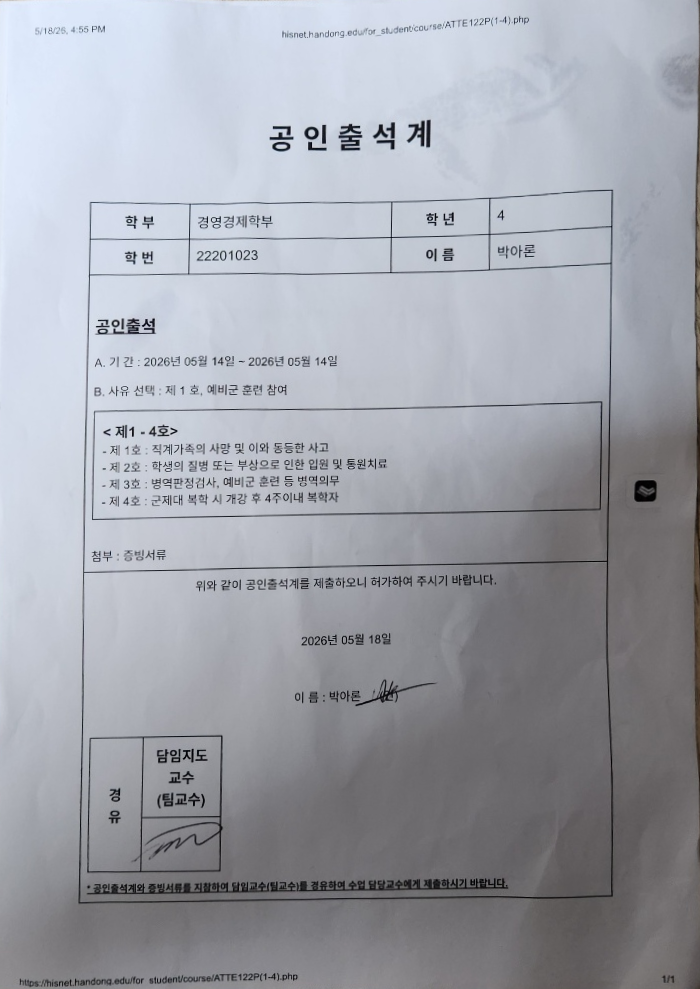
#> input picture output/02_a4_warped.png, 700 x 989 px
$ python assignment_02_shadow_remove.py
#> lines starting #> are read from the running program, lines starting #| are printed output that depends on the picture; after the words box and inside, x2 and y2 are one past the last pixel; in counts of white or black regions, pixels touching at a corner belong together
#> further down, img is the input picture: shape (989, 700, 3); mean B, G, R 171.2, 163.1, 160.3
import os
import cv2
import numpy as np


def add_shadow_noise(img):
    """
    A4 이미지에 인위적인 그림자 노이즈 추가
    """
    h, w = img.shape[:2]
#> h = 989; w = 700

    # 0~1 그림자 마스크 생성
    mask = np.ones((h, w), dtype=np.float32)

    # 사선 방향 그림자 영역
    polygon = np.array([
        [int(w * 0.00), int(h * 0.10)],
        [int(w * 0.55), int(h * 0.00)],
        [int(w * 1.00), int(h * 1.00)],
        [int(w * 0.25), int(h * 1.00)]
    ], dtype=np.int32)

    shadow = np.zeros((h, w), dtype=np.uint8)
    cv2.fillPoly(shadow, [polygon], 255)
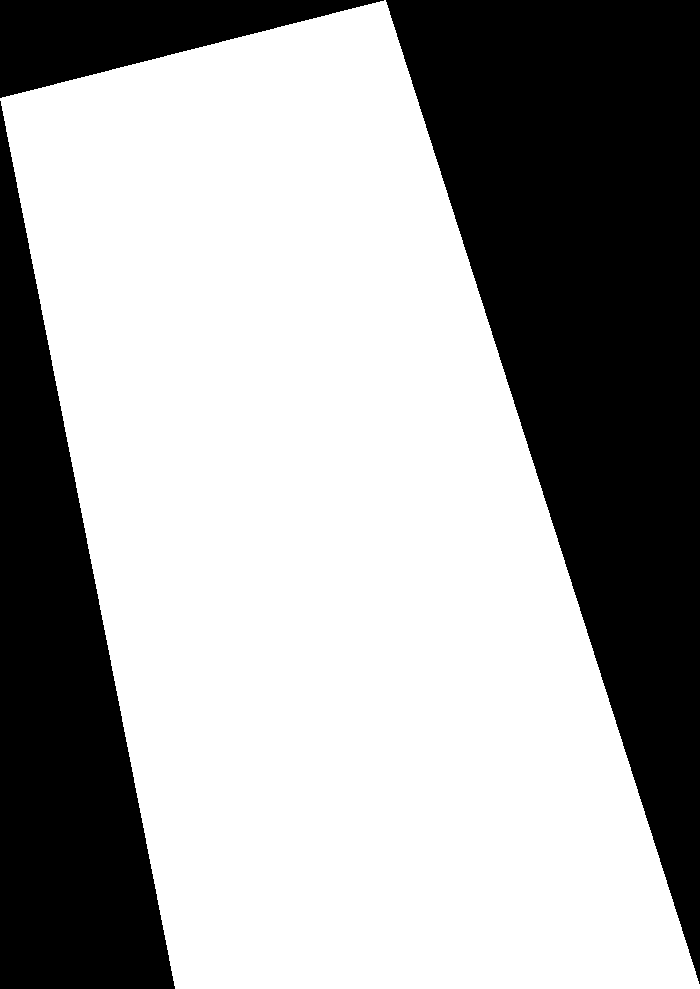
#> shadow: shape (989, 700); 63.6% white; 3 black regions, box (x1, y1, x2, y2) and area: (386, 0, 700, 984) 154802, (0, 101, 175, 989) 77960, (0, 0, 384, 98) 18914

    # 그림자 경계를 부드럽게
    shadow = cv2.GaussianBlur(shadow, (151, 151), 0)

    # 그림자 강도
    shadow_strength = 0.45
    mask = 1.0 - (shadow.astype(np.float32) / 255.0) * shadow_strength

    shadow_img = img.astype(np.float32)

    for c in range(3):
        shadow_img[:, :, c] = shadow_img[:, :, c] * mask
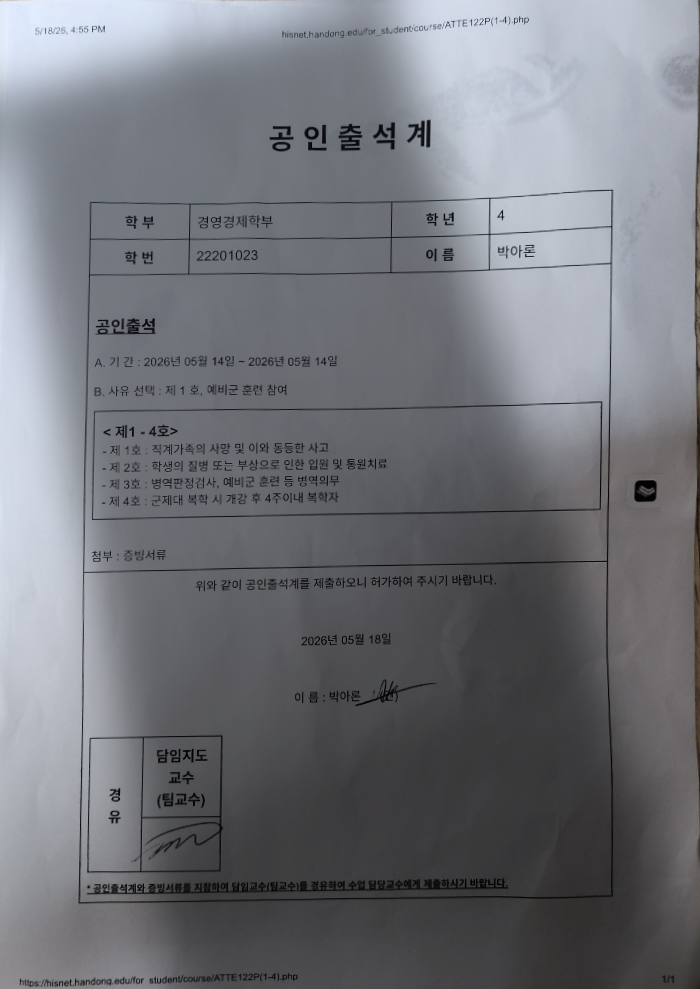
#> shadow_img: shape (989, 700, 3) float32; mean B, G, R 123, 117, 115.1

    shadow_img = np.clip(shadow_img, 0, 255).astype(np.uint8)

    return shadow_img


def remove_shadow_gray(img):
    """
    그림자 제거 핵심 함수
    배경 조명 성분을 추정한 뒤 나누기 연산으로 보정
    """
    gray = cv2.cvtColor(img, cv2.COLOR_BGR2GRAY)

    # 배경 조명 성분 추정
    # 커널이 클수록 넓은 그림자 제거에 유리함
    background = cv2.GaussianBlur(gray, (0, 0), sigmaX=45, sigmaY=45)
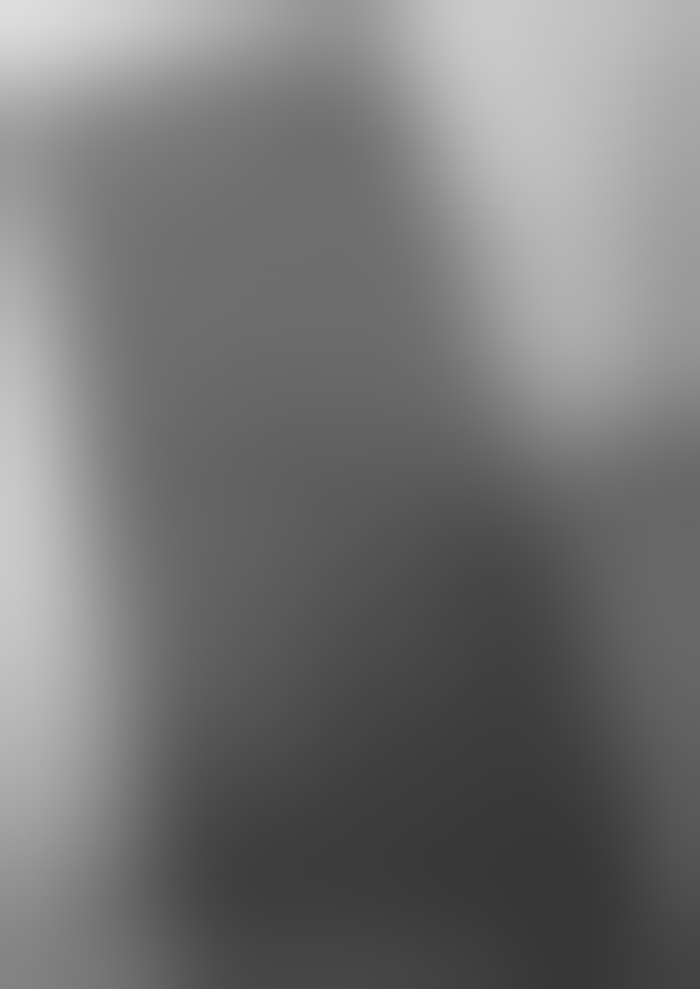
#> background: shape (989, 700); min 53, max 222, mean 116.8

    # 0 나누기 방지
    background = np.where(background == 0, 1, background)

    # 원본 / 배경 = 조명 보정
    corrected = cv2.divide(gray, background, scale=255)
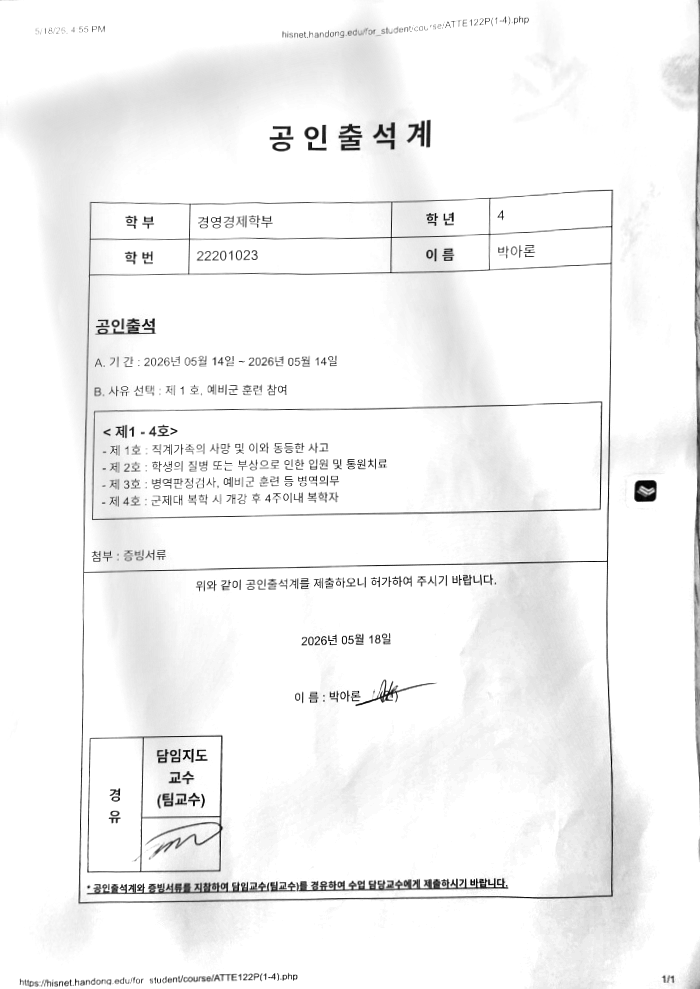
#> corrected: shape (989, 700); min 0, max 255, mean 243.9

    # 대비 향상
    corrected = cv2.normalize(corrected, None, 0, 255, cv2.NORM_MINMAX)

    return corrected.astype(np.uint8), background.astype(np.uint8)


def make_binary_document(corrected):
    """
    그림자 제거 후 문서처럼 흑백화
    """
    binary = cv2.adaptiveThreshold(
        corrected,
        255,
        cv2.ADAPTIVE_THRESH_GAUSSIAN_C,
        cv2.THRESH_BINARY,
        31,
        10
    )
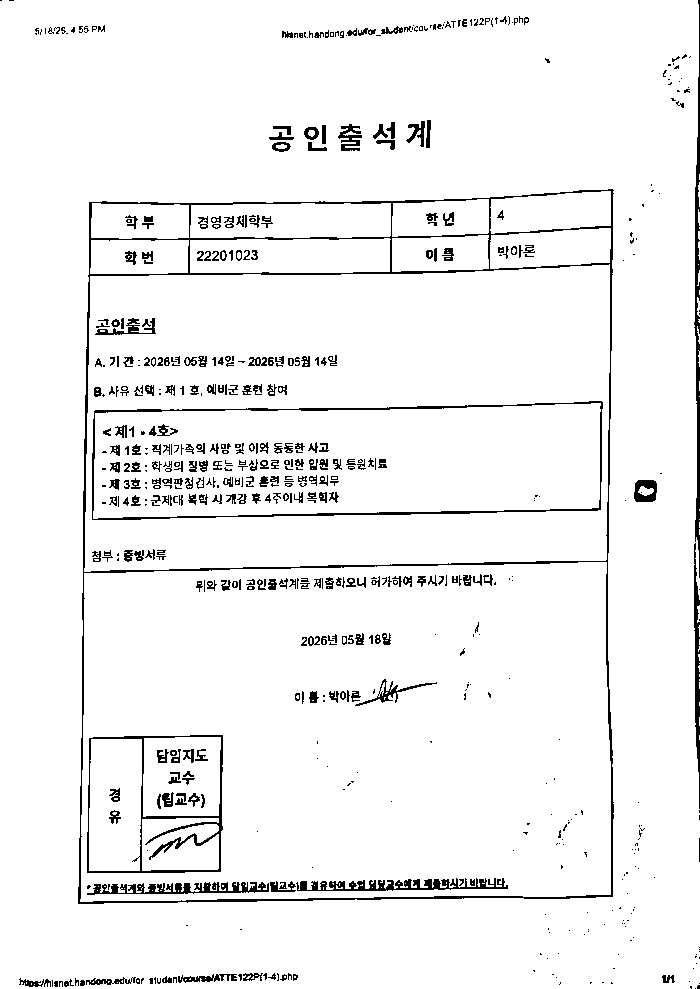
#> binary: shape (989, 700); 95% white; black in thin lines or dots

    return binary


def remove_shadow_color(img):
    """
    컬러 이미지에서 채널별 그림자 제거
    """
    channels = cv2.split(img)
    result_channels = []

    for ch in channels:
        background = cv2.GaussianBlur(ch, (0, 0), sigmaX=45, sigmaY=45)
        background = np.where(background == 0, 1, background)

        corrected = cv2.divide(ch, background, scale=255)
        corrected = cv2.normalize(corrected, None, 0, 255, cv2.NORM_MINMAX)

        result_channels.append(corrected.astype(np.uint8))
#> this loop made 3 passes
#> after the loop, result_channels = 3 items

    result = cv2.merge(result_channels)
    return result


# ============================
# 경로 설정
# ============================
dir_base = os.path.dirname(os.path.abspath(__file__))
dir_output = os.path.join(dir_base, "output")
os.makedirs(dir_output, exist_ok=True)

# 1번 과제 결과 이미지 사용
# manual 코드 기준 파일명
img_path = os.path.join(dir_output, "02_a4_warped.png")

# 만약 네 결과 파일명이 03_a4_warped.png라면 위 줄 대신 아래 줄 사용
# img_path = os.path.join(dir_output, "03_a4_warped.png")

print("Input image:", img_path)

img = cv2.imread(img_path)

if img is None:
    print("Error: Could not open warped A4 image")
    print("Check this path:", img_path)
    exit()

# ============================
# 1. 그림자 노이즈 추가
# ============================
shadow_added = add_shadow_noise(img)

# ============================
# 2. 그림자 제거
# ============================
removed_gray, background = remove_shadow_gray(shadow_added)
removed_binary = make_binary_document(removed_gray)
removed_color = remove_shadow_color(shadow_added)

# ============================
# 결과 저장
# ============================
cv2.imwrite(os.path.join(dir_output, "04_original_warped.png"), img)
cv2.imwrite(os.path.join(dir_output, "05_shadow_added.png"), shadow_added)
cv2.imwrite(os.path.join(dir_output, "06_background_estimate.png"), background)
cv2.imwrite(os.path.join(dir_output, "07_shadow_removed_gray.png"), removed_gray)
cv2.imwrite(os.path.join(dir_output, "08_shadow_removed_binary.png"), removed_binary)
cv2.imwrite(os.path.join(dir_output, "09_shadow_removed_color.png"), removed_color)

print("저장 완료:")
print("04_original_warped.png")
print("05_shadow_added.png")
print("06_background_estimate.png")
print("07_shadow_removed_gray.png")
print("08_shadow_removed_binary.png")
print("09_shadow_removed_color.png")

# ============================
# 화면 출력
# ============================
cv2.imshow("Original Warped A4", img)
cv2.imshow("Shadow Added", shadow_added)
cv2.imshow("Background Estimate", background)
cv2.imshow("Shadow Removed Gray", removed_gray)
cv2.imshow("Shadow Removed Binary", removed_binary)
cv2.imshow("Shadow Removed Color", removed_color)

cv2.waitKey(0)
cv2.destroyAllWindows()

$ run again, with output/03_a4_warped.png copied over output/02_a4_warped.png
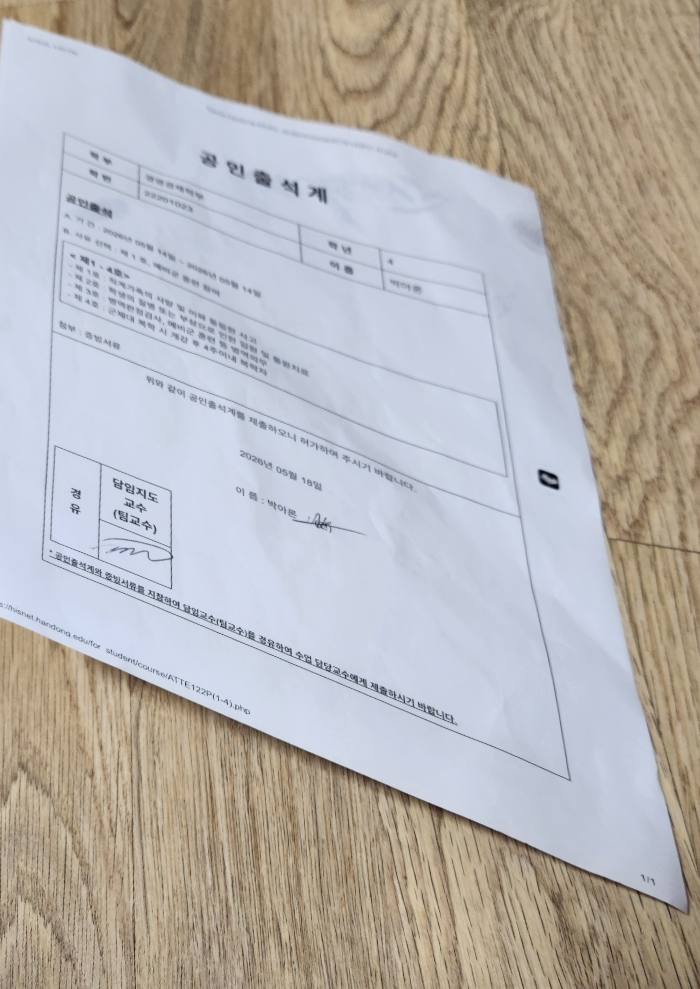
#> input picture output/03_a4_warped.png, 700 x 989 px
#> img is the input picture: shape (989, 700, 3); mean B, G, R 177.1, 178.8, 182.4
#> shadow: shape (989, 700); 63.6% white; 3 black regions, box (x1, y1, x2, y2) and area: (386, 0, 700, 984) 154802, (0, 101, 175, 989) 77960, (0, 0, 384, 98) 18914
#> in make_binary_document, `binary = cv2.adaptiveThreshold( corrected, 255, cv2.ADAPTIVE_THRESH_GA..`:
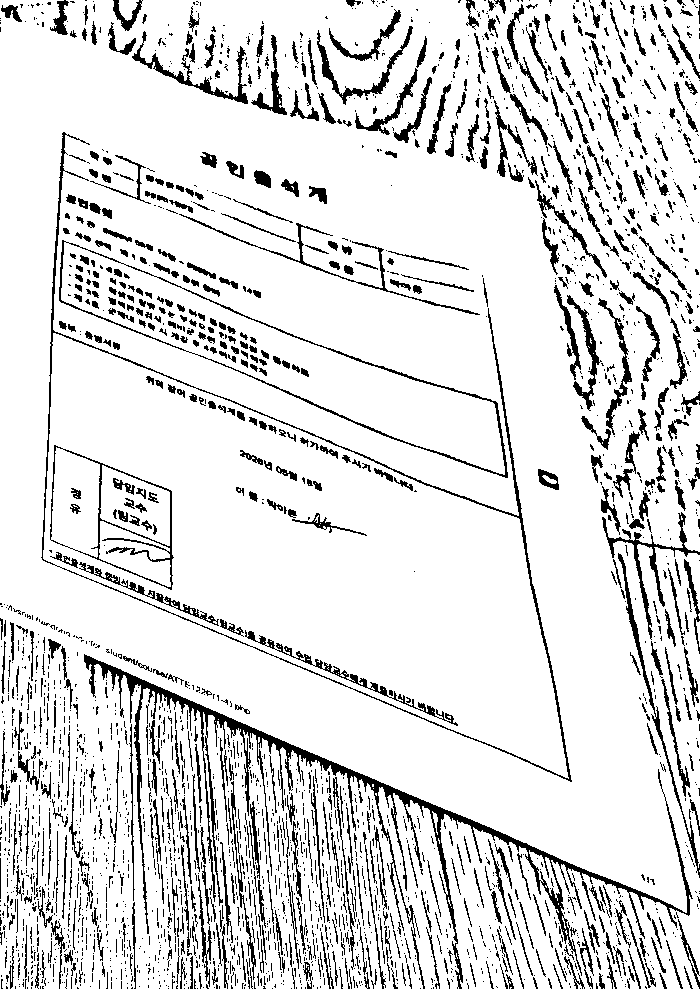
#> binary: shape (989, 700); 87.3% white; 2839 black regions (2116 under 20 px), largest, box (x1, y1, x2, y2) and area: (84, 654, 693, 989) 10565, (41, 132, 572, 782) 3882, (59, 240, 508, 478) 2061
#> the loop in remove_shadow_color, `for ch in channels:` made 3 passes
#> after the loop in remove_shadow_color, `for ch in channels:`: result_channels = 3 items
#> in remove_shadow_color, `result = cv2.merge(result_channels)`:
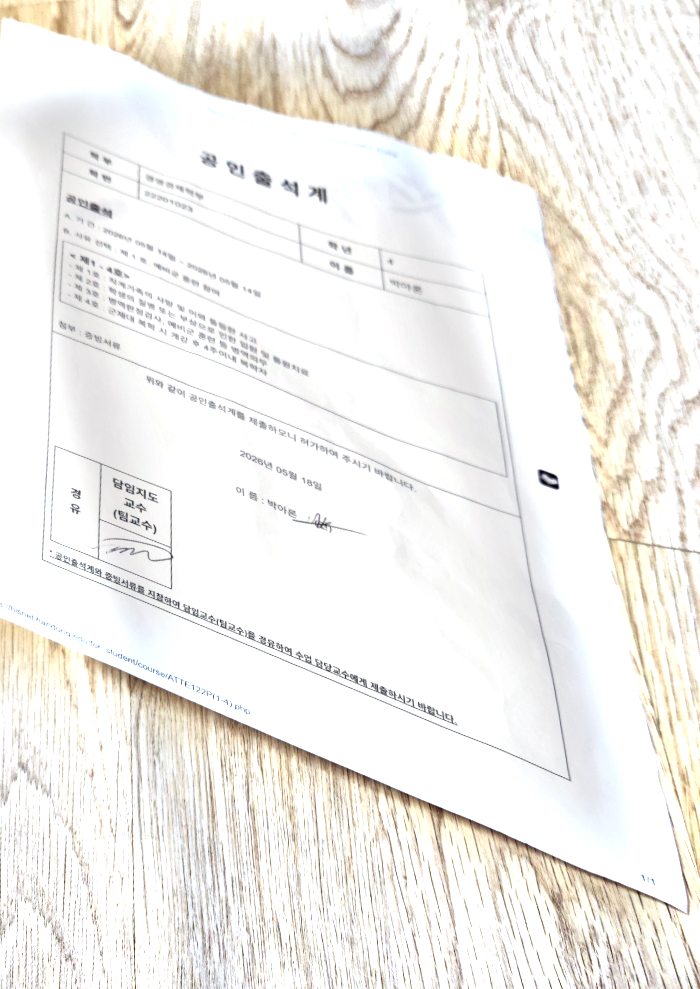
#> result: shape (989, 700, 3); mean of channels 0, 1, 2 238, 241.6, 243.6; drawn as B, G, R
